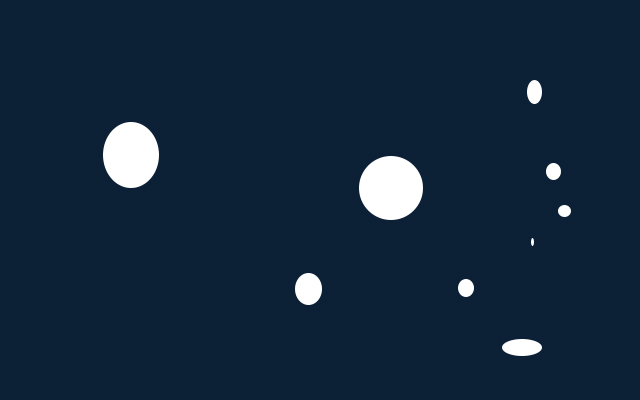
#> input picture images/blob2.jpg, 640 x 400 px, found by its file name
$ python test05.py   (Python 2 division)   (older library calls are emulated)
#> lines starting #> are read from the running program, lines starting #| are printed output that depends on the picture; after the words box and inside, x2 and y2 are one past the last pixel; in counts of white or black regions, pixels touching at a corner belong together
### softFunctions.py
# -*- coding: utf-8 -*-
"""
Created on Fri Dec 11 15:23:17 2015

Funkcije koriscenje za kolokvijum iz predmeta Soft Kompjuting 2015/16 (Uz neke izmene)

@author: aloha
"""

 #%% IMPORT ALL LIBRARIES

#import potrebnih biblioteka za K-means algoritam
# %matplotlib inline
import numpy as np
import matplotlib.pyplot as plt
from scipy.spatial import distance

#Sklearn biblioteka sa implementiranim K-means algoritmom
from sklearn import datasets
from sklearn.cluster import KMeans
# iris = datasets.load_iris() #Iris dataset koji će se koristiti kao primer https://en.wikipedia.org/wiki/Iris_flower_data_set

#import potrebnih biblioteka
import cv2
import collections

# keras
from keras.models import Sequential
from keras.layers.core import Dense,Activation
from keras.optimizers import SGD

import matplotlib.pylab as pylab
pylab.rcParams['figure.figsize'] = 16, 12 # za prikaz većih slika i plotova, zakomentarisati ako nije potrebno


#%% FUNCTIONS

#Funkcionalnost implementirana u V1
def load_image(path):
#> called with path = 'images/blob2.jpg'
    return cv2.cvtColor(cv2.imread(path), cv2.COLOR_BGR2RGB)
#| 768000
def image_gray(image):
    return cv2.cvtColor(image, cv2.COLOR_RGB2GRAY)
# [4 lines left out: function image_bin, not called in this run]
def image_bin_v02(image_gs):
    ret,image_bin = cv2.threshold(image_gs, 200, 255, cv2.THRESH_BINARY)

def image_bin_adaptive(image_gs):
    image_bin = cv2.adaptiveThreshold(image_gs, 255, cv2.ADAPTIVE_THRESH_MEAN_C, cv2.THRESH_BINARY, 35, 10)
    return image_bin
def invert(image):
    return 255-image
# [4 lines left out: function remove_noise, not called in this run]
def display_image(image, color= False):
    if color:
        plt.imshow(image)
    else:
        plt.imshow(image, 'gray')
def dilate(image):
    kernel = np.ones((3,3)) # strukturni element 3x3 blok
    return cv2.dilate(image, kernel, iterations=1)
def erode(image):
    kernel = np.ones((3,3)) # strukturni element 3x3 blok
    return cv2.erode(image, kernel, iterations=1)

#Funkcionalnost implementirana u V2
def resize_region(region):
    resized = cv2.resize(region,(28,28), interpolation = cv2.INTER_NEAREST)
    return resized
def scale_to_range(image):
    return image / 255
def matrix_to_vector(image):
    return image.flatten()
# [5 lines left out: function prepare_for_ann, not called in this run]
def convert_output(outputs):
    return np.eye(len(outputs))
def winner(output):
    return max(enumerate(output), key=lambda x: x[1])[0]


# [430 lines left out: functions select_roi, create_ann, train_ann, display_result, rotate_regions, merge_regions_my and 4 more, not called in this run]


# E _ N _ D

### allFunctions.py
# -*- coding: utf-8 -*-
"""
Created on Fri Dec 11 16:57:03 2015

Fajl sadrzi funkcije koriscenje za slektovanje roi, crtanje na slici, podesavanje parametara selekcije

@author: aloha
"""

import softFunctions as sf
import numpy as np
import cv2
from PIL import Image, ImageDraw
import numpy as np


# SELECTION

# [52 lines left out: functions selectBlob, selectBlobFromG, not called in this run]


def selectBlobFromG_v02(img, params, detector):

    gray=img


    # Detect blobs.
    #print dir(keypoints)
    keypoints = detector.detect(gray)
    if not keypoints:
        x=0
        y=0
    else:
        x=keypoints[0].pt[0]
        y=keypoints[0].pt[1]


    # Draw detected blobs as red circles.
    # cv2.DRAW_MATCHES_FLAGS_DRAW_RICH_KEYPOINTS ensures the size of the circle corresponds to the size of blob
    im_with_keypoints = cv2.drawKeypoints(img, keypoints, np.array([]), (0,0,255), cv2.DRAW_MATCHES_FLAGS_DRAW_RICH_KEYPOINTS)

    # Show keypoints
    #sf.display_image(im_with_keypoints)
    return im_with_keypoints, x, y


# [14 lines left out: function selectBlob_v2, not called in this run]


# DRAWING


def drawDotOnImg(blank_image, x, y, width):
    draw = ImageDraw.Draw(blank_image)
    draw.ellipse((width-x, y, width-x+10, y+10), fill = 'red', outline ='red')
        #draw.line((100, 200, 150, 300), fill=500)


# [17 lines left out: functions connectDots, drawCrossOnImg, not called in this run]


# DEFINE PARAMS FOR SELECTING


def defineParamsForCircle(params):

    # Change thresholds
    params.minThreshold = 10
    params.maxThreshold = 200

    #filter by color
    params.filterByColor=True
    params.blobColor=0 #SVETLE =255

    # Filter by Area.
    params.filterByArea = True
    params.minArea = 300
    params.maxArea = 4000

    # Filter by Circularity
    params.filterByCircularity = True
    params.minCircularity = 0.5  #0.7
    params.maxCircularity = 1

    # Filter by Convexity
    params.filterByConvexity = True
    params.minConvexity = 0.2 #0.87

    # Filter by Inertia
    params.filterByInertia = True
    params.minInertiaRatio = 0.2

    return 0


# [46 lines left out: functions defineParamsForTriangle, selectColor, not called in this run]


def selectColorHSV(hue, imgFromCamera):

#> called with hue = 80
    lower_range = np.array([max(0, hue - 10), 0, 0], dtype=np.uint8)
    upper_range = np.array([min(180, hue + 10), 255, 255], dtype=np.uint8)

    img_hsv = cv2.cvtColor(imgFromCamera, cv2.COLOR_BGR2HSV)
#> img_hsv: shape (400, 640, 3); mean H, S, V 14.9, 191.6, 60.4
    mask = cv2.inRange(img_hsv, lower_range, upper_range)
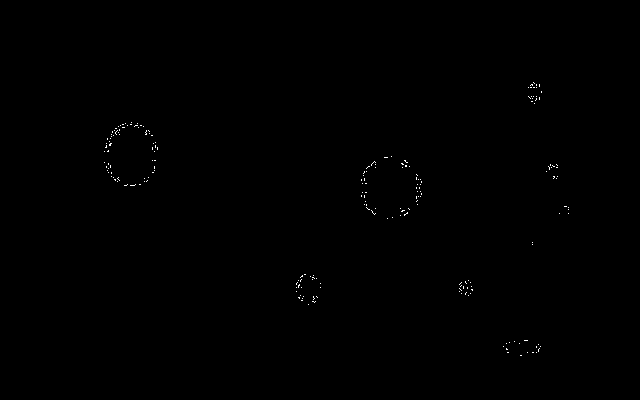
#> mask: shape (400, 640); 0.16% white in thin lines or dots, all inside (x1, y1, x2, y2) = (104, 82, 569, 356)

    binary_img = cv2.bitwise_and(img_hsv, img_hsv, mask=mask)
#> binary_img: shape (400, 640, 3); mean H, S, V 0.1, 0, 0.4
    binary_img = cv2.cvtColor(binary_img, cv2.COLOR_BGR2GRAY)
#> binary_img: shape (400, 640)
    #_, binary_img = cv2.threshold(binary_img, 127, 255, cv2.THRESH_BINARY)

    return binary_img


# [13 lines left out: function selectColorHSV_v02, not called in this run]


### oldStuff/test05.py

import numpy as np
import cv2
from cv2 import *
import softFunctions as sf
import allFunctions as af
import matplotlib.pyplot as plt


#%%

params_for_circle = cv2.SimpleBlobDetector_Params()
af.defineParamsForCircle(params_for_circle)
#### Create a detector with the parameters for CIRCLE
detector_for_circle = cv2.SimpleBlobDetector_create(params_for_circle)


img = sf.load_image("images/blob2.jpg")
print img.size
sf.display_image(img)

#%%

#bin_img=cv2.GaussianBlur(bin_img, (5,5),0)
bin_img=af.selectColorHSV(80, img)

bin_img=sf.erode(bin_img)
#> in erode, `return cv2.erode(image, kernel, iterations=1)`: returned value: shape (400, 640); every value is 0
bin_img=sf.erode(bin_img)

for i in range(0,10):
    bin_img=sf.dilate(bin_img)


sf.display_image(bin_img)


#%%

frameWithCircle, x, y = af.selectBlobFromG_v02(sf.invert(bin_img), params_for_circle, detector_for_circle)
#> in invert, `return 255-image`: returned value: shape (400, 640); every value is 255
#> in selectBlobFromG_v02, `keypoints = detector.detect(gray)`: keypoints = ()
#> in selectBlobFromG_v02, `im_with_keypoints = cv2.drawKeypoints(img, keypoints, np.array([]), (0..`: im_with_keypoints: shape (400, 640, 3); every value is 255
#> x = 0; y = 0
sf.display_image(frameWithCircle)


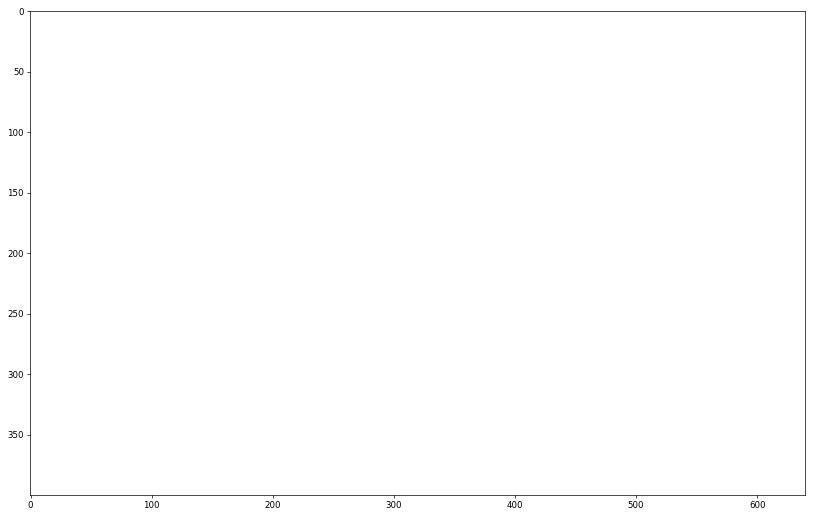
#> figure drawn by matplotlib, 1 panel
